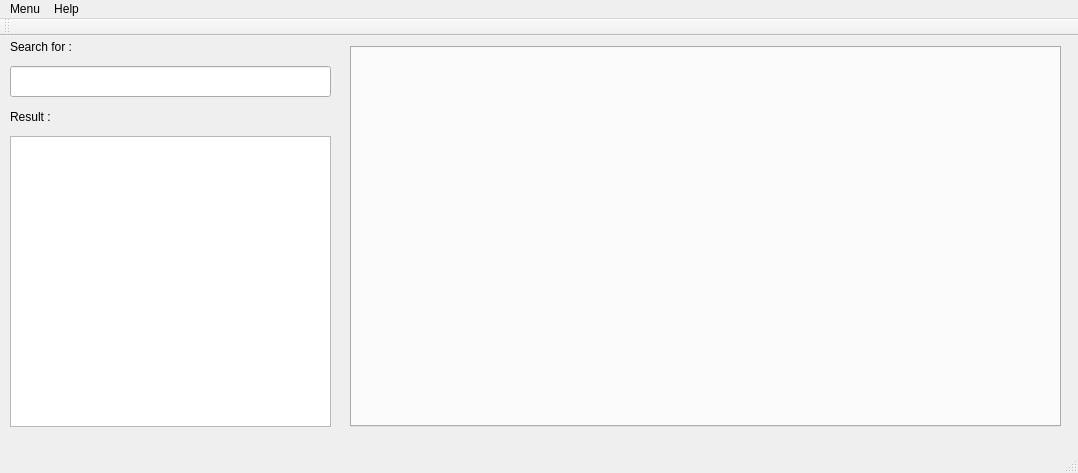
<?xml version="1.0" encoding="UTF-8"?>
<ui version="4.0">
 <class>MSMainWindow</class>
 <widget class="QMainWindow" name="MSMainWindow">
  <property name="geometry">
   <rect>
    <x>0</x>
    <y>0</y>
    <width>1078</width>
    <height>473</height>
   </rect>
  </property>
  <property name="windowTitle">
   <string>MSMainWindow</string>
  </property>
  <widget class="QWidget" name="centralWidget">
   <widget class="QTabWidget" name="lTabInfo_Widget">
    <property name="geometry">
     <rect>
      <x>350</x>
      <y>10</y>
      <width>711</width>
      <height>381</height>
     </rect>
    </property>
    <property name="currentIndex">
     <number>-1</number>
    </property>
    <property name="tabsClosable">
     <bool>true</bool>
    </property>
    <property name="movable">
     <bool>true</bool>
    </property>
   </widget>
   <widget class="QListWidget" name="History_View">
    <property name="geometry">
     <rect>
      <x>10</x>
      <y>100</y>
      <width>321</width>
      <height>291</height>
     </rect>
    </property>
   </widget>
   <widget class="QLineEdit" name="SearchFor_TextEdit">
    <property name="geometry">
     <rect>
      <x>10</x>
      <y>30</y>
      <width>321</width>
      <height>31</height>
     </rect>
    </property>
   </widget>
   <widget class="QLabel" name="SearchFor_Label">
    <property name="geometry">
     <rect>
      <x>10</x>
      <y>0</y>
      <width>101</width>
      <height>21</height>
     </rect>
    </property>
    <property name="text">
     <string>Search for : </string>
    </property>
   </widget>
   <widget class="QLabel" name="History_Label">
    <property name="geometry">
     <rect>
      <x>10</x>
      <y>70</y>
      <width>101</width>
      <height>21</height>
     </rect>
    </property>
    <property name="text">
     <string>Result : </string>
    </property>
   </widget>
  </widget>
  <widget class="QMenuBar" name="menuBar">
   <property name="geometry">
    <rect>
     <x>0</x>
     <y>0</y>
     <width>1078</width>
     <height>29</height>
    </rect>
   </property>
   <widget class="QMenu" name="menuMenu">
    <property name="title">
     <string>Menu</string>
    </property>
    <addaction name="actionClose"/>
   </widget>
   <widget class="QMenu" name="menuHelp">
    <property name="title">
     <string>Help</string>
    </property>
    <addaction name="actionAbout_MovieSearch"/>
   </widget>
   <addaction name="menuMenu"/>
   <addaction name="menuHelp"/>
  </widget>
  <widget class="QToolBar" name="mainToolBar">
   <attribute name="toolBarArea">
    <enum>TopToolBarArea</enum>
   </attribute>
   <attribute name="toolBarBreak">
    <bool>false</bool>
   </attribute>
  </widget>
  <widget class="QStatusBar" name="statusBar"/>
  <action name="actionAbout_MovieSearch">
   <property name="text">
    <string>About MovieSearch</string>
   </property>
  </action>
  <action name="actionClose">
   <property name="text">
    <string>Close</string>
   </property>
  </action>
 </widget>
 <layoutdefault spacing="6" margin="11"/>
 <resources/>
 <connections/>
</ui>
